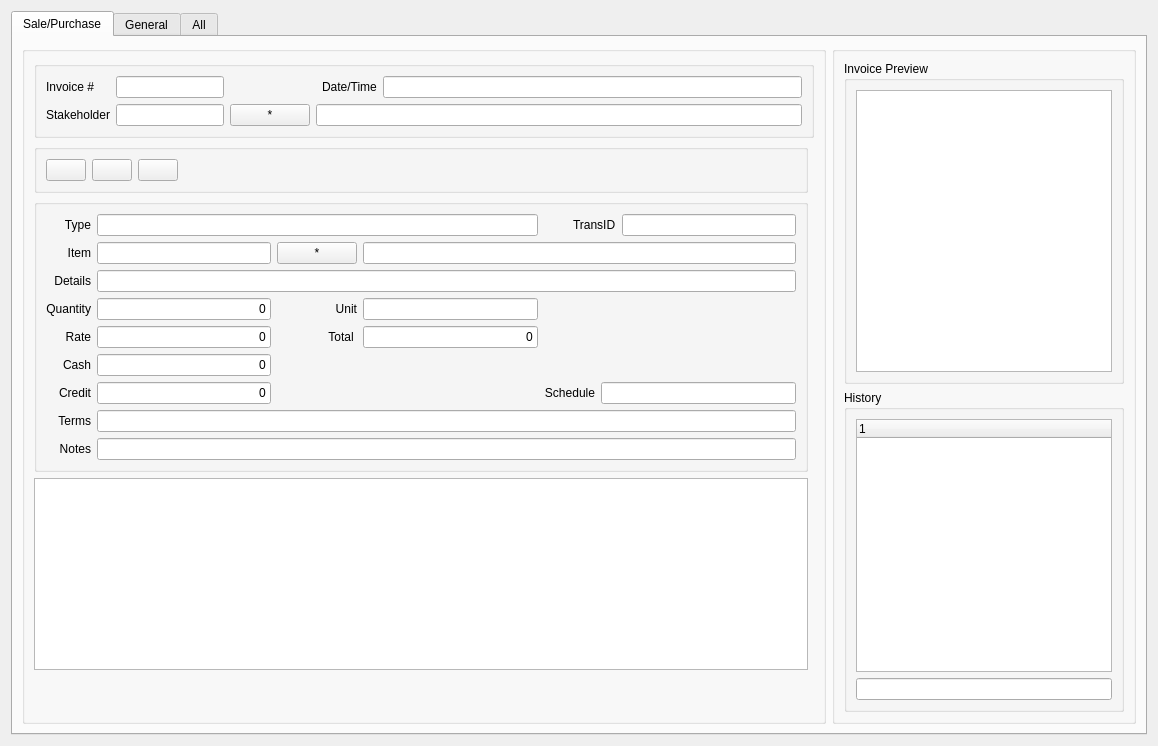
      <widget class="QWidget" name="tab_Transaction">
       <attribute name="title">
        <string>Transaction</string>
       </attribute>
       <layout class="QGridLayout" name="gridLayout_27">
        <item row="0" column="0">
         <widget class="QTabWidget" name="tab_trans">
          <property name="tabPosition">
           <enum>QTabWidget::North</enum>
          </property>
          <property name="currentIndex">
           <number>0</number>
          </property>
          <widget class="QWidget" name="tab_trans_Sale">
           <attribute name="title">
            <string>Sale/Purchase</string>
           </attribute>
           <layout class="QGridLayout" name="gridLayout_30">
            <item row="0" column="0">
             <widget class="QGroupBox" name="groupBox_5">
              <property name="sizePolicy">
               <sizepolicy hsizetype="Fixed" vsizetype="Preferred">
                <horstretch>0</horstretch>
                <verstretch>0</verstretch>
               </sizepolicy>
              </property>
              <property name="title">
               <string/>
              </property>
              <layout class="QGridLayout" name="gridLayout_26">
               <item row="2" column="0">
                <widget class="QGroupBox" name="groupBox_6">
                 <property name="title">
                  <string/>
                 </property>
                 <layout class="QGridLayout" name="gridLayout_24">
                  <item row="4" column="1">
                   <widget class="QLineEdit" name="lineEdit_trans_sale_rate">
                    <property name="text">
                     <string>0</string>
                    </property>
                    <property name="alignment">
                     <set>Qt::AlignRight|Qt::AlignTrailing|Qt::AlignVCenter</set>
                    </property>
                   </widget>
                  </item>
                  <item row="0" column="1" colspan="3">
                   <widget class="QLineEdit" name="lineEdit_trans_sale_TransactionType"/>
                  </item>
                  <item row="3" column="3">
                   <widget class="QLineEdit" name="lineEdit_trans_sale_unit">
                    <property name="text">
                     <string/>
                    </property>
                   </widget>
                  </item>
                  <item row="6" column="0">
                   <widget class="QLabel" name="label_trans_sale_56">
                    <property name="layoutDirection">
                     <enum>Qt::LeftToRight</enum>
                    </property>
                    <property name="text">
                     <string>Credit</string>
                    </property>
                    <property name="scaledContents">
                     <bool>false</bool>
                    </property>
                    <property name="alignment">
                     <set>Qt::AlignRight|Qt::AlignTrailing|Qt::AlignVCenter</set>
                    </property>
                   </widget>
                  </item>
                  <item row="3" column="2">
                   <widget class="QLabel" name="label_trans_sale_51">
                    <property name="text">
                     <string>Unit</string>
                    </property>
                    <property name="alignment">
                     <set>Qt::AlignRight|Qt::AlignTrailing|Qt::AlignVCenter</set>
                    </property>
                   </widget>
                  </item>
                  <item row="6" column="6" colspan="2">
                   <widget class="QLineEdit" name="lineEdit_trans_sale_schedule"/>
                  </item>
                  <item row="6" column="4" colspan="2">
                   <widget class="QLabel" name="label_trans_sale_54">
                    <property name="layoutDirection">
                     <enum>Qt::LeftToRight</enum>
                    </property>
                    <property name="text">
                     <string>Schedule</string>
                    </property>
                    <property name="scaledContents">
                     <bool>false</bool>
                    </property>
                    <property name="alignment">
                     <set>Qt::AlignRight|Qt::AlignTrailing|Qt::AlignVCenter</set>
                    </property>
                   </widget>
                  </item>
                  <item row="4" column="2">
                   <widget class="QLabel" name="label_trans_sale_53">
                    <property name="layoutDirection">
                     <enum>Qt::LeftToRight</enum>
                    </property>
                    <property name="text">
                     <string>Total </string>
                    </property>
                    <property name="scaledContents">
                     <bool>false</bool>
                    </property>
                    <property name="alignment">
                     <set>Qt::AlignRight|Qt::AlignTrailing|Qt::AlignVCenter</set>
                    </property>
                   </widget>
                  </item>
                  <item row="0" column="7">
                   <widget class="QLineEdit" name="lineEdit_trans_sale_trans_id">
                    <property name="text">
                     <string/>
                    </property>
                    <property name="alignment">
                     <set>Qt::AlignRight|Qt::AlignTrailing|Qt::AlignVCenter</set>
                    </property>
                   </widget>
                  </item>
                  <item row="5" column="1">
                   <widget class="QLineEdit" name="lineEdit_trans_sale_cash">
                    <property name="text">
                     <string>0</string>
                    </property>
                    <property name="alignment">
                     <set>Qt::AlignRight|Qt::AlignTrailing|Qt::AlignVCenter</set>
                    </property>
                   </widget>
                  </item>
                  <item row="6" column="1">
                   <widget class="QLineEdit" name="lineEdit_trans_sale_credit">
                    <property name="text">
                     <string>0</string>
                    </property>
                    <property name="alignment">
                     <set>Qt::AlignRight|Qt::AlignTrailing|Qt::AlignVCenter</set>
                    </property>
                   </widget>
                  </item>
                  <item row="4" column="3">
                   <widget class="QLineEdit" name="lineEdit_trans_sale_total">
                    <property name="text">
                     <string>0</string>
                    </property>
                    <property name="alignment">
                     <set>Qt::AlignRight|Qt::AlignTrailing|Qt::AlignVCenter</set>
                    </property>
                   </widget>
                  </item>
                  <item row="0" column="0">
                   <widget class="QLabel" name="label_trans_sale_58">
                    <property name="text">
                     <string>Type</string>
                    </property>
                    <property name="alignment">
                     <set>Qt::AlignRight|Qt::AlignTrailing|Qt::AlignVCenter</set>
                    </property>
                   </widget>
                  </item>
                  <item row="2" column="1" colspan="7">
                   <widget class="QLineEdit" name="lineEdit_trans_sale_Item_details">
                    <property name="text">
                     <string/>
                    </property>
                   </widget>
                  </item>
                  <item row="1" column="2">
                   <widget class="QPushButton" name="pushButton_trans_addInvoice_8">
                    <property name="sizePolicy">
                     <sizepolicy hsizetype="Fixed" vsizetype="Fixed">
                      <horstretch>0</horstretch>
                      <verstretch>0</verstretch>
                     </sizepolicy>
                    </property>
                    <property name="toolTip">
                     <string>Show Items</string>
                    </property>
                    <property name="statusTip">
                     <string>Show Items</string>
                    </property>
                    <property name="whatsThis">
                     <string>Show Items</string>
                    </property>
                    <property name="text">
                     <string>*</string>
                    </property>
                   </widget>
                  </item>
                  <item row="2" column="0">
                   <widget class="QLabel" name="label_trans_sale_48">
                    <property name="text">
                     <string>Details</string>
                    </property>
                    <property name="alignment">
                     <set>Qt::AlignRight|Qt::AlignTrailing|Qt::AlignVCenter</set>
                    </property>
                   </widget>
                  </item>
                  <item row="1" column="3" colspan="5">
                   <widget class="QLineEdit" name="lineEdit_trans_sale_ItemName">
                    <property name="enabled">
                     <bool>true</bool>
                    </property>
                    <property name="text">
                     <string/>
                    </property>
                    <property name="readOnly">
                     <bool>true</bool>
                    </property>
                   </widget>
                  </item>
                  <item row="1" column="0">
                   <widget class="QLabel" name="label_trans_sale_49">
                    <property name="text">
                     <string>Item</string>
                    </property>
                    <property name="alignment">
                     <set>Qt::AlignRight|Qt::AlignTrailing|Qt::AlignVCenter</set>
                    </property>
                   </widget>
                  </item>
                  <item row="7" column="1" colspan="7">
                   <widget class="QLineEdit" name="lineEdit_trans_sale_terms"/>
                  </item>
                  <item row="8" column="0">
                   <widget class="QLabel" name="label_trans_sale_59">
                    <property name="text">
                     <string>Notes</string>
                    </property>
                    <property name="alignment">
                     <set>Qt::AlignRight|Qt::AlignTrailing|Qt::AlignVCenter</set>
                    </property>
                   </widget>
                  </item>
                  <item row="5" column="0">
                   <widget class="QLabel" name="label_trans_sale_57">
                    <property name="layoutDirection">
                     <enum>Qt::LeftToRight</enum>
                    </property>
                    <property name="text">
                     <string>Cash</string>
                    </property>
                    <property name="scaledContents">
                     <bool>false</bool>
                    </property>
                    <property name="alignment">
                     <set>Qt::AlignRight|Qt::AlignTrailing|Qt::AlignVCenter</set>
                    </property>
                   </widget>
                  </item>
                  <item row="7" column="0">
                   <widget class="QLabel" name="label_trans_sale_50">
                    <property name="layoutDirection">
                     <enum>Qt::LeftToRight</enum>
                    </property>
                    <property name="text">
                     <string>Terms</string>
                    </property>
                    <property name="scaledContents">
                     <bool>false</bool>
                    </property>
                    <property name="alignment">
                     <set>Qt::AlignRight|Qt::AlignTrailing|Qt::AlignVCenter</set>
                    </property>
                   </widget>
                  </item>
                  <item row="1" column="1">
                   <widget class="QLineEdit" name="lineEdit_trans_sale_ItemID">
                    <property name="text">
                     <string/>
                    </property>
                   </widget>
                  </item>
                  <item row="8" column="1" colspan="7">
                   <widget class="QLineEdit" name="lineEdit_trans_sale_notes"/>
                  </item>
                  <item row="3" column="1">
                   <widget class="QLineEdit" name="lineEdit_trans_sale_quantity">
                    <property name="text">
                     <string>0</string>
                    </property>
                    <property name="alignment">
                     <set>Qt::AlignRight|Qt::AlignTrailing|Qt::AlignVCenter</set>
                    </property>
                   </widget>
                  </item>
                  <item row="3" column="0">
                   <widget class="QLabel" name="label_trans_sale_52">
                    <property name="text">
                     <string>Quantity</string>
                    </property>
                    <property name="alignment">
                     <set>Qt::AlignRight|Qt::AlignTrailing|Qt::AlignVCenter</set>
                    </property>
                   </widget>
                  </item>
                  <item row="4" column="0">
                   <widget class="QLabel" name="label_trans_sale_47">
                    <property name="text">
                     <string>Rate</string>
                    </property>
                    <property name="alignment">
                     <set>Qt::AlignRight|Qt::AlignTrailing|Qt::AlignVCenter</set>
                    </property>
                   </widget>
                  </item>
                  <item row="0" column="5" colspan="2">
                   <widget class="QLabel" name="label_trans_sale_55">
                    <property name="text">
                     <string>TransID</string>
                    </property>
                   </widget>
                  </item>
                 </layout>
                </widget>
               </item>
               <item row="0" column="0" colspan="2">
                <widget class="QGroupBox" name="groupBox_10">
                 <property name="title">
                  <string/>
                 </property>
                 <layout class="QGridLayout" name="gridLayout_25">
                  <item row="1" column="3" colspan="3">
                   <widget class="QLineEdit" name="lineEdit_trans_sale_StakeholderName">
                    <property name="enabled">
                     <bool>true</bool>
                    </property>
                    <property name="text">
                     <string/>
                    </property>
                    <property name="readOnly">
                     <bool>true</bool>
                    </property>
                   </widget>
                  </item>
                  <item row="1" column="2">
                   <widget class="QPushButton" name="pushButton_trans_addInvoice_9">
                    <property name="sizePolicy">
                     <sizepolicy hsizetype="Fixed" vsizetype="Fixed">
                      <horstretch>0</horstretch>
                      <verstretch>0</verstretch>
                     </sizepolicy>
                    </property>
                    <property name="toolTip">
                     <string>Show Stakeholders</string>
                    </property>
                    <property name="statusTip">
                     <string>Show Stakeholders</string>
                    </property>
                    <property name="whatsThis">
                     <string>Show Stakeholders</string>
                    </property>
                    <property name="text">
                     <string>*</string>
                    </property>
                   </widget>
                  </item>
                  <item row="0" column="0">
                   <widget class="QLabel" name="label_trans_sale_60">
                    <property name="text">
                     <string>Invoice #</string>
                    </property>
                   </widget>
                  </item>
                  <item row="0" column="5">
                   <widget class="QLineEdit" name="lineEdit_trans_sale_timestamp"/>
                  </item>
                  <item row="1" column="0">
                   <widget class="QLabel" name="label_trans_sale_61">
                    <property name="text">
                     <string>Stakeholder</string>
                    </property>
                   </widget>
                  </item>
                  <item row="1" column="1">
                   <widget class="QLineEdit" name="lineEdit_trans_sale_StakeholderID">
                    <property name="sizePolicy">
                     <sizepolicy hsizetype="Fixed" vsizetype="Fixed">
                      <horstretch>0</horstretch>
                      <verstretch>0</verstretch>
                     </sizepolicy>
                    </property>
                   </widget>
                  </item>
                  <item row="0" column="1" colspan="2">
                   <widget class="QLineEdit" name="lineEdit_trans_sale_InvoiceNumber">
                    <property name="sizePolicy">
                     <sizepolicy hsizetype="Fixed" vsizetype="Fixed">
                      <horstretch>0</horstretch>
                      <verstretch>0</verstretch>
                     </sizepolicy>
                    </property>
                   </widget>
                  </item>
                  <item row="0" column="4">
                   <widget class="QLabel" name="label_trans_sale_62">
                    <property name="text">
                     <string>Date/Time</string>
                    </property>
                   </widget>
                  </item>
                 </layout>
                </widget>
               </item>
               <item row="5" column="0">
                <spacer name="verticalSpacer">
                 <property name="orientation">
                  <enum>Qt::Vertical</enum>
                 </property>
                 <property name="sizeHint" stdset="0">
                  <size>
                   <width>20</width>
                   <height>40</height>
                  </size>
                 </property>
                </spacer>
               </item>
               <item row="1" column="0">
                <widget class="QGroupBox" name="groupBox_7">
                 <property name="title">
                  <string/>
                 </property>
                 <layout class="QHBoxLayout" name="horizontalLayout_2">
                  <item>
                   <widget class="QPushButton" name="pushButton_trans_new_4">
                    <property name="text">
                     <string/>
                    </property>
                    <property name="icon">
                     <iconset>
                      <normaloff>:/icon/Add</normaloff>:/icon/Add</iconset>
                    </property>
                   </widget>
                  </item>
                  <item>
                   <widget class="QPushButton" name="pushButton_trans_duplicate_4">
                    <property name="text">
                     <string/>
                    </property>
                    <property name="icon">
                     <iconset>
                      <normaloff>:/icon/Duplicate</normaloff>:/icon/Duplicate</iconset>
                    </property>
                   </widget>
                  </item>
                  <item>
                   <widget class="QPushButton" name="pushButton_trans_save_4">
                    <property name="text">
                     <string/>
                    </property>
                    <property name="icon">
                     <iconset resource="res_main.qrc">
                      <normaloff>:/icon/Save</normaloff>:/icon/Save</iconset>
                    </property>
                   </widget>
                  </item>
                  <item>
                   <spacer name="horizontalSpacer_5">
                    <property name="orientation">
                     <enum>Qt::Horizontal</enum>
                    </property>
                    <property name="sizeHint" stdset="0">
                     <size>
                      <width>618</width>
                      <height>20</height>
                     </size>
                    </property>
                   </spacer>
                  </item>
                 </layout>
                </widget>
               </item>
               <item row="4" column="0">
                <widget class="QTableWidget" name="tableWidget_trans_list">
                 <property name="editTriggers">
                  <set>QAbstractItemView::NoEditTriggers</set>
                 </property>
                 <property name="selectionBehavior">
                  <enum>QAbstractItemView::SelectRows</enum>
                 </property>
                 <property name="sortingEnabled">
                  <bool>true</bool>
                 </property>
                </widget>
               </item>
              </layout>
             </widget>
            </item>
            <item row="0" column="1">
             <widget class="QGroupBox" name="groupBox_12">
              <property name="title">
               <string/>
              </property>
              <layout class="QGridLayout" name="gridLayout_29">
               <item row="0" column="0">
                <widget class="QGroupBox" name="groupBox_8">
                 <property name="sizePolicy">
                  <sizepolicy hsizetype="Preferred" vsizetype="Expanding">
                   <horstretch>0</horstretch>
                   <verstretch>0</verstretch>
                  </sizepolicy>
                 </property>
                 <property name="title">
                  <string>Invoice Preview</string>
                 </property>
                 <layout class="QGridLayout" name="gridLayout_23">
                  <item row="0" column="0">
                   <widget class="QTextBrowser" name="textBrowser_InvoicePreview"/>
                  </item>
                 </layout>
                </widget>
               </item>
               <item row="1" column="0">
                <widget class="QGroupBox" name="groupBox_11">
                 <property name="title">
                  <string>History</string>
                 </property>
                 <layout class="QVBoxLayout" name="verticalLayout_2">
                  <item>
                   <widget class="QTreeWidget" name="treeWidget_trans">
                    <property name="sizePolicy">
                     <sizepolicy hsizetype="Expanding" vsizetype="Expanding">
                      <horstretch>0</horstretch>
                      <verstretch>0</verstretch>
                     </sizepolicy>
                    </property>
                    <column>
                     <property name="text">
                      <string notr="true">1</string>
                     </property>
                    </column>
                   </widget>
                  </item>
                  <item>
                   <widget class="QLineEdit" name="lineEdit_filter_trans"/>
                  </item>
                 </layout>
                </widget>
               </item>
              </layout>
             </widget>
            </item>
           </layout>
          </widget>
          <widget class="QWidget" name="tab_trans_General">
           <attribute name="title">
            <string>General</string>
           </attribute>
          </widget>
          <widget class="QWidget" name="tab_trans_All">
           <attribute name="title">
            <string>All</string>
           </attribute>
           <layout class="QVBoxLayout" name="verticalLayout_4">
            <item>
             <layout class="QGridLayout" name="gridLayout_2">
              <property name="sizeConstraint">
               <enum>QLayout::SetFixedSize</enum>
              </property>
              <item row="0" column="1">
               <widget class="QLabel" name="label_2">
                <property name="text">
                 <string>TextLabel</string>
                </property>
               </widget>
              </item>
              <item row="0" column="0">
               <widget class="QLabel" name="label">
                <property name="text">
                 <string>TextLabel</string>
                </property>
               </widget>
              </item>
              <item row="1" column="1">
               <widget class="QLineEdit" name="lineEdit_5"/>
              </item>
              <item row="1" column="0">
               <widget class="QLineEdit" name="lineEdit_4"/>
              </item>
             </layout>
            </item>
            <item>
             <widget class="QTableWidget" name="tableWidget_transaction">
              <property name="sortingEnabled">
               <bool>true</bool>
              </property>
             </widget>
            </item>
           </layout>
          </widget>
         </widget>
        </item>
       </layout>
      </widget>
